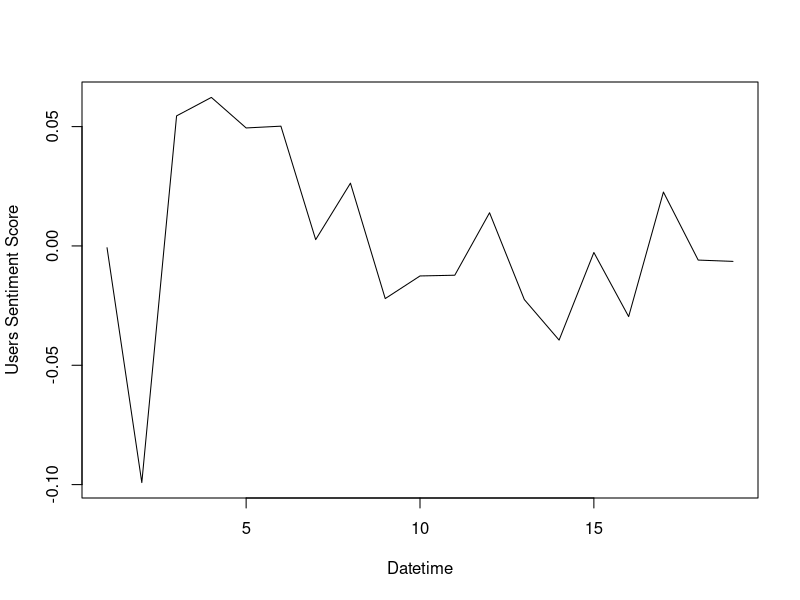
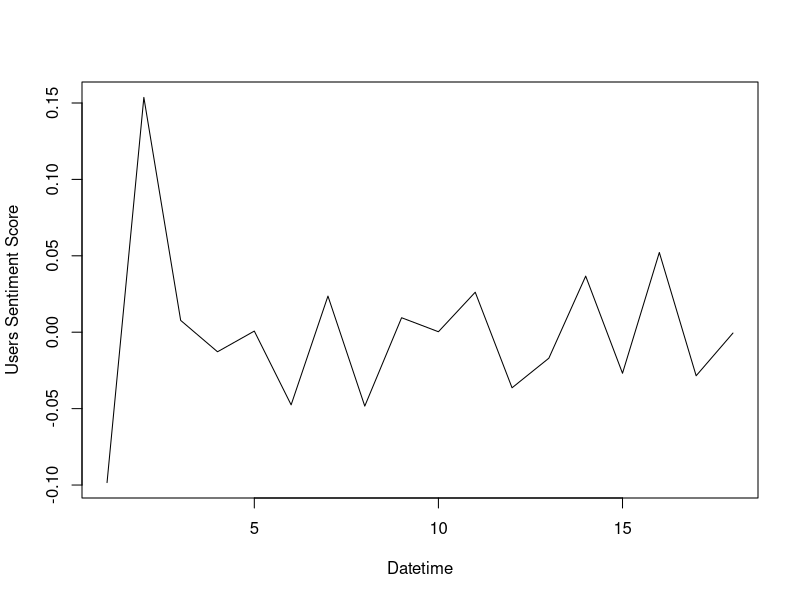
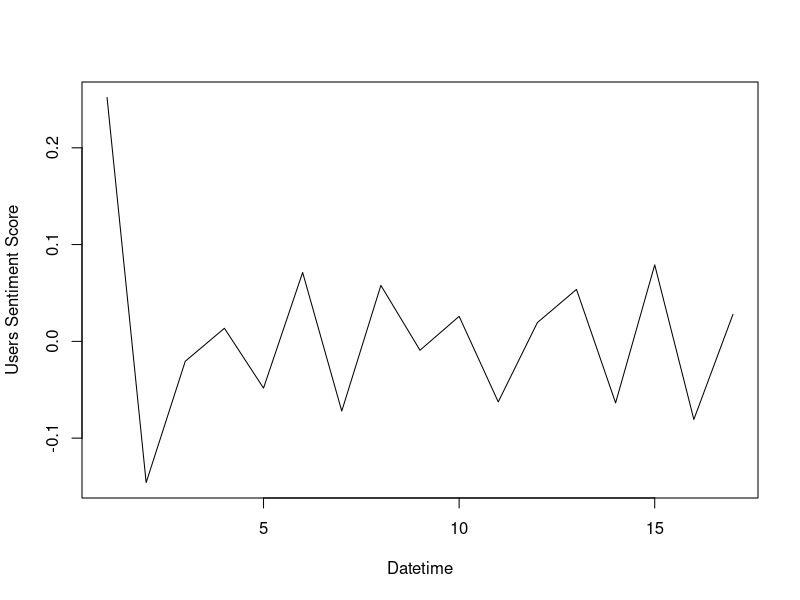
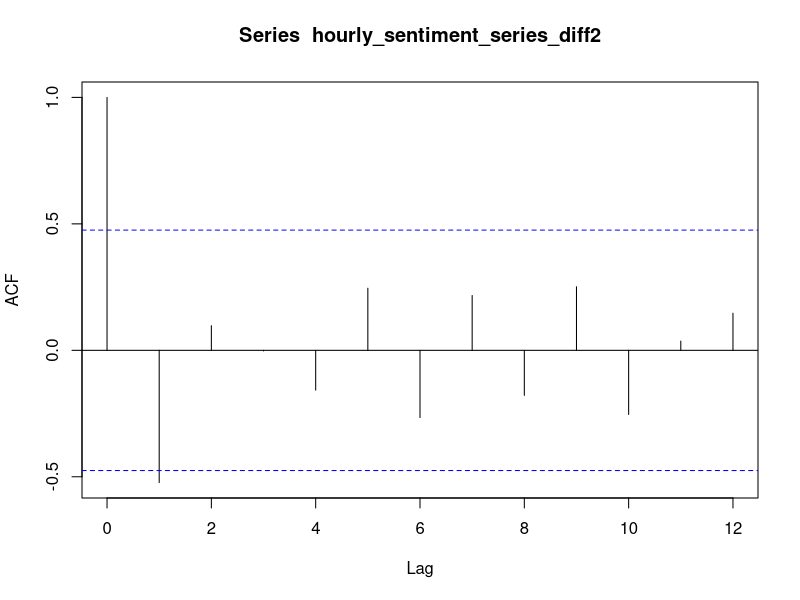
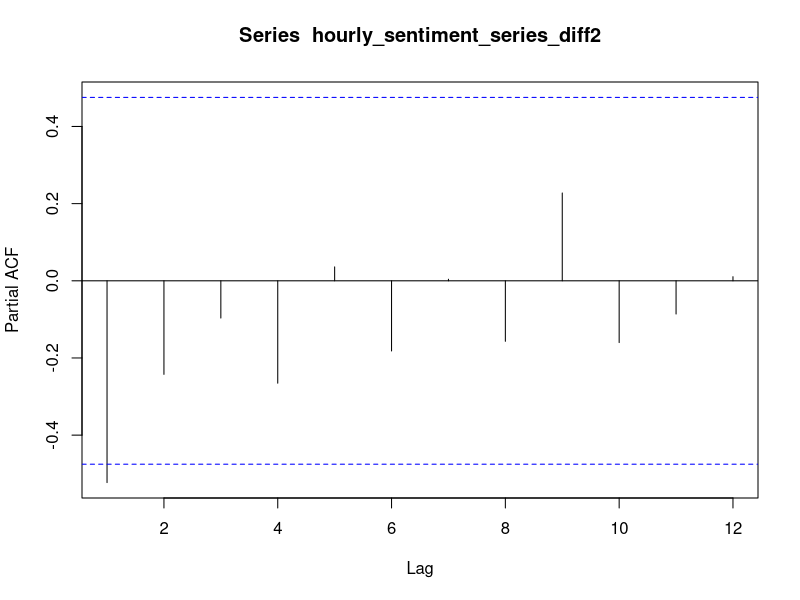
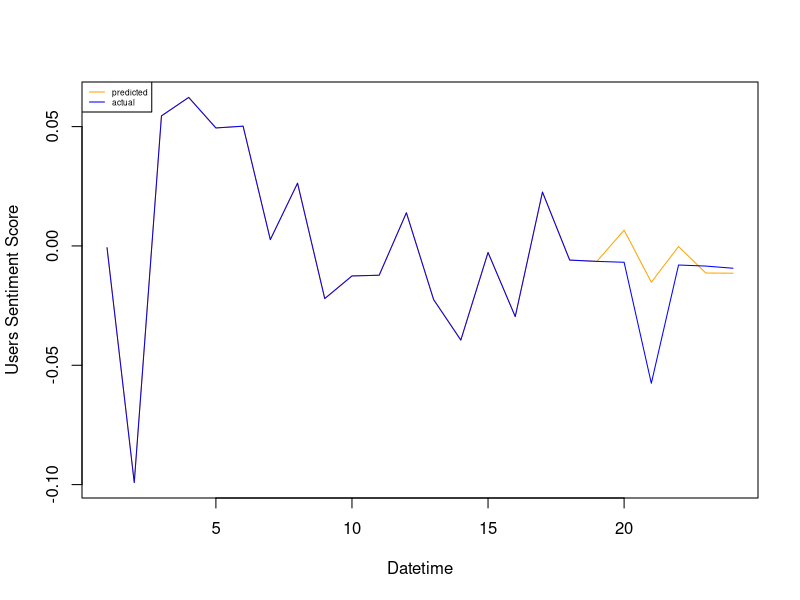

Generate these figures, in order, with R:
# Install and load packages
#install.packages("forecast")
library(forecast)
#install.packages("tseries")
library(tseries)

# Set your working directory to where your script and
# data files sit on your local computer
setwd("C:\\Your\\Directory\\Here")

# Read csv file of train dataset as a univariate 
# (single variable) series, with datetime 
# (column 1) as the row index
hourly_sentiment_series <- read.csv(file="hourly_users_sentiment_subset.csv",
                                    sep=",",
                                    row.names=1,
                                    header=TRUE)
head(hourly_sentiment_series)

# Check data is indexed with rows/index as the datetime values
rownames(hourly_sentiment_series)

# Preview the data to get an idea of the values and sample size
head(hourly_sentiment_series)
tail(hourly_sentiment_series)
dim(hourly_sentiment_series)

# Plot the data to check if stationary (constant mean and variance), 
# as many time series models require the data to be stationary
plot(hourly_sentiment_series$users_sentiment_score, type="l", xlab="Datetime", ylab="Users Sentiment Score")

# Difference the data to make it more stationary 
# and plot to check if the data looks more stationary
# Differencing subtracts the next value by the current value
# Best not to over-difference the data, 
# as this could lead to inaccurate estimates
# Make sure to leave no missing values, as this could cause 
# problems when modeling later
hourly_sentiment_series_diff1 <- diff(hourly_sentiment_series$users_sentiment_score)
plot(hourly_sentiment_series_diff1, type="l", xlab="Datetime", ylab="Users Sentiment Score")

hourly_sentiment_series_diff2 = diff(hourly_sentiment_series_diff1)
plot(hourly_sentiment_series_diff2, type="l", xlab="Datetime", ylab="Users Sentiment Score")

# Check ACF and PACF plots to determine number of AR terms and 
# MA terms in ARMA model, or to spot seasonality/periodic trend
# Autoregressive forecast the next timestamp's value by
# regressing the previous values
# Moving Average forecast the next timestamp's value by
# averaging the previous values 
# Autoregressive Integrated Moving Average is useful 
# for non-stationary data, plus has an additional seasonal 
# differencing parameter for seasonal non-stationary data
# ACF and PACF plots include 95% Confidence Interval bands
# Anything outside of the CI shaded bands is a 
# statistically significant correlation 
# If we see a significant spike at lag x in the ACF 
# that helps determine the number of MA terms
# If we see a significant spike at lag x in the PACF 
# that helps us determine the number of AR terms
acf(hourly_sentiment_series_diff2)
pacf(hourly_sentiment_series_diff2)

# Depending on ACF and PACF, create ARMA/ARIMA model 
# with AR and MA terms
# auto.arima will automatically choose best terms
ARMA1model_hourly_sentiment <- auto.arima(hourly_sentiment_series, d=2)
# If the p-value for a AR/MA coef is > 0.05, it's not significant
# enough to keep in the model
# Might want to re-model using only significant terms
ARMA1model_hourly_sentiment

# Predict the next 5 hours (5 time steps ahead), 
# which is the test/holdout set
ARMA1predict_5hourly_sentiment <- predict(ARMA1model_hourly_sentiment, n.ahead=5)
ARMA1predict_5hourly_sentiment

# Back transform so we can compare de-diff'd predicted values 
# with the de-diff'd/original actual values
# This is automatically done when forecasting, so no need to 
# manually de-diff
# Nevertheless, let's demo how we de-transform 2 rounds of diffs
# using cumulative sum with original data given
#diff2 back to diff1
undiff1<-cumsum(c(hourly_sentiment_series_diff1[1],hourly_sentiment_series_diff2))
all(round(hourly_sentiment_series_diff1)==round(undiff1))
#undiff1 back to original data
undiff2<-cumsum(c(hourly_sentiment_series$users_sentiment_score[1],undiff1))
all(round(undiff2,6)==round(hourly_sentiment_series,6)) #Note: very small differences
head(hourly_sentiment_series$users_sentiment_score)
head(undiff2)

# Plot actual vs predicted
# First let's get 2 versions of the time series: 
# All values with the last 5 being actual values 
# All values with last 5 being predicted values
hourly_sentiment_full_actual <- read.csv(file="hourly_users_sentiment_sample.csv",
                                         sep=",",
                                         row.names=1,
                                         header=TRUE)
tail(hourly_sentiment_full_actual)
indx_row_values <- row.names(hourly_sentiment_full_actual)[20:24]
indx_row_values
ARMA1predict_5hourly_sentiment[[1]]
predicted_df <- data.frame(indx_row_values,ARMA1predict_5hourly_sentiment[[1]])
hourly_sentiment_series_df <- read.csv(file="hourly_users_sentiment_subset.csv",
                                       sep=",",
                                       header=TRUE)
predicted_df <- setNames(predicted_df, names(hourly_sentiment_series_df))
hourly_sentiment_full_predicted <- rbind(hourly_sentiment_series_df,predicted_df)
hourly_sentiment_full_predicted <- data.frame(hourly_sentiment_full_predicted, row.names=1)
tail(hourly_sentiment_full_predicted)
# Now let's plot actual vs predicted
plot(hourly_sentiment_full_predicted$users_sentiment_score, type="l", col="orange", xlab="Datetime", ylab="Users Sentiment Score")
lines(hourly_sentiment_full_actual$users_sentiment_score, type="l", col="blue")
legend("topleft", legend=c("predicted", "actual"), col=c("orange", "blue"), lty=1, cex=0.5)

# Calculate the MAE to evaluate the model and see if there's 
# a big difference between actual and predicted values
actual_values_holdout <- hourly_sentiment_full_actual$users_sentiment_score[20:24]
predicted_values_holdout <- hourly_sentiment_full_predicted$users_sentiment_score[20:24]
prediction_errors <- c()
for(i in 1:(length(actual_values_holdout))){
  err <- actual_values_holdout[i] - predicted_values_holdout[i]
  prediction_errors <- append(prediction_errors,err)
}
prediction_errors
mean_absolute_error <- mean(abs(prediction_errors))
mean_absolute_error

# You could also look at RMSE

# Would you accept this model as it is?
# There are a few problems to be aware of:
# Data might not be stationary - even though looked 
# fairly stationary to our judgement, a test would 
# help better determine this

# Test (using Dickey-Fuller test) to check if 2 rounds 
# of differencing resulted in stationary data or not
# Print p-value: 
# If > 0.05 accept the null hypothesis, as the data
# is non-stationary
# If <= 0.05 reject the null hypothesis, as the data
# is stationary
adf.test(hourly_sentiment_series_diff2)

#-Need to better transform these data:
# You could look at stabilizing the variance by applying  
# the cube root for neg and pos values and then 
# difference the data 
#-You might compare models with different AR and MA terms
#-This is a very small sample size of 24 timestamps, 
# so might not have enough to spare for a holdout set 
# To get more use out of your data for training, rolling over time 
# series or timestamps at a time for different holdout sets
# allows for training on more timestamps; doesn't stop the model from 
# capturing the last chunk of timestamps stored in a single holdout set
#-The data only looks at 24 hours in one day
# Would we start to capture more of a trend in hourly sentiment if we 
# collected data over several days?
# How would you go about collecting more data?

# Take on the challenge and further improve this model:
# You have been given a head start, now take this example
# and improve on it!

# To study time series further:
#-Look at model diagnostics
#-Use AIC to search best model parameters 
#-Handle any datetime data issues
#-Try other modeling techniques

# Learn more during a short, intense bootcamp:
# Time Series to be introduced in Data Science Dojo's 
# post bootcamp material
# Data Science Dojo's bootcamp also covers some other key 
# machine learning algorithms and techniques and takes you through 
# the critical thinking process behind many data science tasks
# Check out the curriculum: https://datasciencedojo.com/bootcamp/curriculum/"
